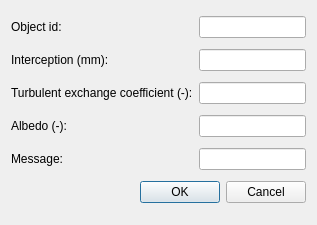
<?xml version="1.0" encoding="UTF-8"?>
<ui version="4.0">
 <class>Dialog</class>
 <widget class="QDialog" name="Dialog">
  <property name="geometry">
   <rect>
    <x>0</x>
    <y>0</y>
    <width>317</width>
    <height>225</height>
   </rect>
  </property>
  <property name="maximumSize">
   <size>
    <width>1000</width>
    <height>1000</height>
   </size>
  </property>
  <property name="windowTitle">
   <string>Dialog</string>
  </property>
  <property name="locale">
   <locale language="English" country="UnitedKingdom"/>
  </property>
  <layout class="QGridLayout" name="gridLayout">
   <item row="2" column="0" colspan="2">
    <widget class="QLabel" name="CH_LBL">
     <property name="locale">
      <locale language="English" country="UnitedStates"/>
     </property>
     <property name="text">
      <string>Turbulent exchange coefficient (-):</string>
     </property>
    </widget>
   </item>
   <item row="5" column="0">
    <widget class="QLabel" name="MSG_LBL">
     <property name="text">
      <string>Message:</string>
     </property>
    </widget>
   </item>
   <item row="1" column="2">
    <widget class="QLineEdit" name="WP0">
     <property name="enabled">
      <bool>true</bool>
     </property>
    </widget>
   </item>
   <item row="3" column="0">
    <widget class="QLabel" name="ALB_LBL">
     <property name="locale">
      <locale language="English" country="UnitedStates"/>
     </property>
     <property name="text">
      <string>Albedo (-):</string>
     </property>
    </widget>
   </item>
   <item row="1" column="0" colspan="2">
    <widget class="QLabel" name="WP0_LBL">
     <property name="locale">
      <locale language="English" country="UnitedStates"/>
     </property>
     <property name="text">
      <string>Interception (mm):</string>
     </property>
    </widget>
   </item>
   <item row="2" column="2">
    <widget class="QLineEdit" name="CH">
     <property name="enabled">
      <bool>true</bool>
     </property>
    </widget>
   </item>
   <item row="3" column="2">
    <widget class="QLineEdit" name="ALB">
     <property name="enabled">
      <bool>true</bool>
     </property>
    </widget>
   </item>
   <item row="0" column="0">
    <widget class="QLabel" name="OBJ_ID_LBL">
     <property name="locale">
      <locale language="English" country="UnitedStates"/>
     </property>
     <property name="text">
      <string>Object id:</string>
     </property>
    </widget>
   </item>
   <item row="6" column="1" colspan="2">
    <widget class="QDialogButtonBox" name="buttonBox">
     <property name="orientation">
      <enum>Qt::Horizontal</enum>
     </property>
     <property name="standardButtons">
      <set>QDialogButtonBox::Cancel|QDialogButtonBox::Ok</set>
     </property>
    </widget>
   </item>
   <item row="0" column="2">
    <widget class="QLineEdit" name="OBJ_ID">
     <property name="enabled">
      <bool>true</bool>
     </property>
    </widget>
   </item>
   <item row="5" column="2">
    <widget class="QLineEdit" name="MSG"/>
   </item>
  </layout>
 </widget>
 <resources/>
 <connections/>
</ui>
